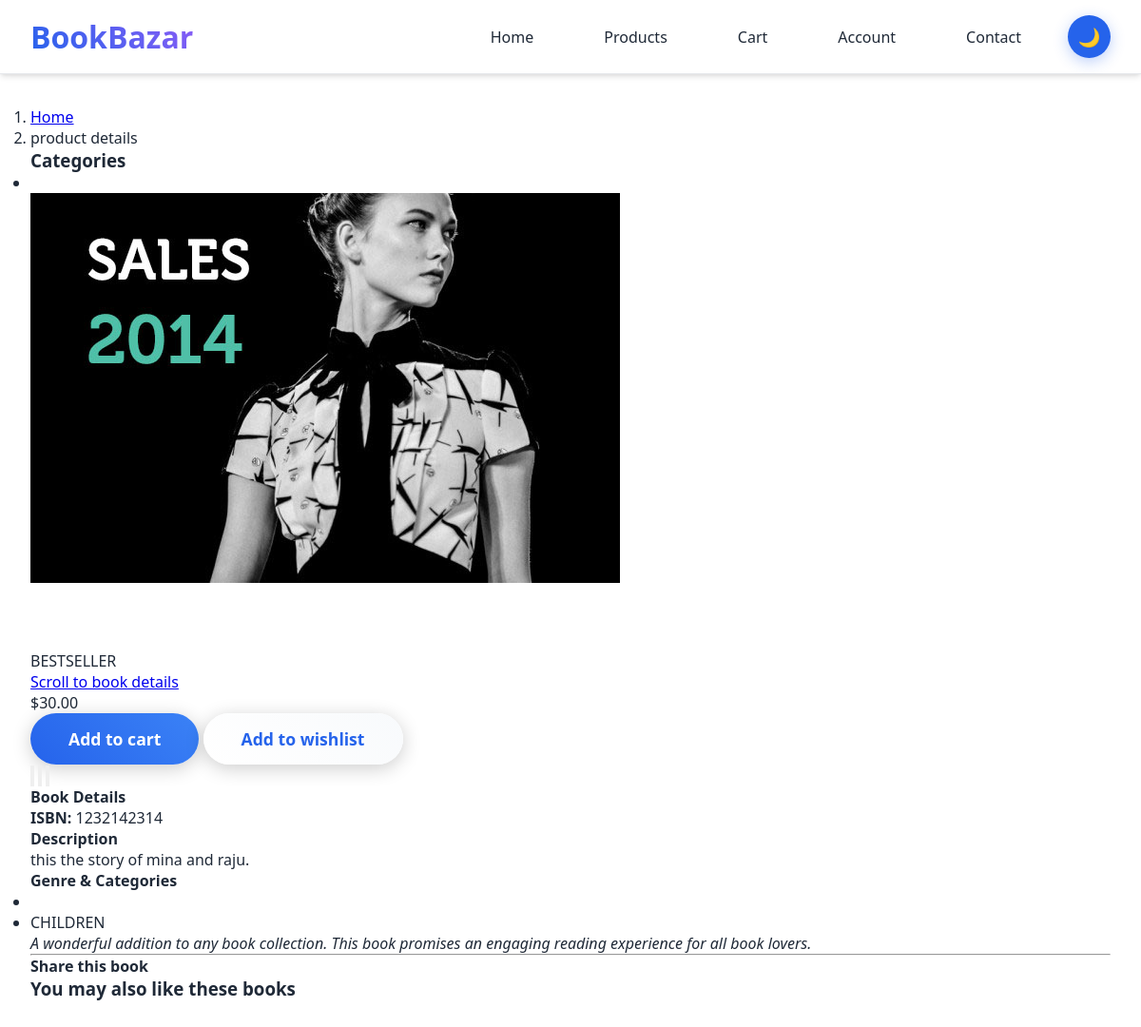
The page /eco/product/mina-and-raju/ on the database its author committed.
### eco/models.py (models this page shows, shortened)
class Book(models.Model):
    title = models.CharField(max_length=200)
    author = models.ForeignKey(Author, on_delete=models.SET_NULL, null=True, blank=True)
    additional_authors = models.CharField(max_length=200, blank=True, help_text="Other authors, separated by commas")
    isbn = models.CharField(max_length=13, blank=True, verbose_name="ISBN")
    isbn13 = models.CharField(max_length=17, blank=True, verbose_name="ISBN-13")
    category = TreeForeignKey(Category, related_name='books', on_delete=models.SET_NULL, null=True, blank=True)
    genre = models.CharField(max_length=20, choices=BOOK_GENRES, blank=True)
    format_type = models.CharField(max_length=10, choices=BOOK_FORMATS, default='PAPERBACK')
    condition = models.CharField(max_length=10, choices=BOOK_CONDITIONS, default='NEW')
    publisher = models.ForeignKey(Publisher, on_delete=models.SET_NULL, null=True, blank=True)
    publication_date = models.DateField(null=True, blank=True)
    edition = models.CharField(max_length=50, blank=True)
    pages = models.PositiveIntegerField(null=True, blank=True)
    language = models.CharField(max_length=50, default='English')
    price = models.DecimalField(max_digits=10, decimal_places=2)
    discount_price = models.DecimalField(max_digits=10, decimal_places=2, null=True, blank=True)
    label1 = models.CharField(choices=LABEL_CHOICES, max_length=1, blank=True)
    label2 = models.CharField(choices=LABEL_CHOICES, max_length=1, blank=True)
    label3 = models.CharField(choices=LABEL_CHOICES, max_length=1, blank=True)
    cover_image = models.ImageField(upload_to='book_covers/', blank=True, null=True, help_text="Main book cover image")
    additional_images = models.ImageField(upload_to='book_images/', blank=True, null=True, help_text="Additional book images")
    description = models.TextField()
    excerpt = models.TextField(blank=True, help_text="Short excerpt or first chapter")
    stock_quantity = models.PositiveIntegerField(default=0)
    is_available = models.BooleanField(default=True)
    slug = models.SlugField(unique=True)
    created_at = models.DateTimeField(auto_now_add=True)
    updated_at = models.DateTimeField(auto_now=True)
    class Meta:
        ordering = ['-created_at']
        verbose_name = "Book"
        verbose_name_plural = "Books"
    def get_add_to_cart_url(self):
        return reverse("eco:add-to-cart", kwargs={'slug': self.slug})
    def get_add_to_wish_url(self):
        return reverse("eco:add-to-wish", kwargs={'slug': self.slug})

### eco/views.py (the view)
# urls.py: path('product/<slug:slug>/', views.EcoDetail.as_view(), name='product-detail'),
class EcoDetail(DetailView):
    model = Book
    template_name = 'eco/detail.html'
    context_object_name = 'item'
    def get_context_data(self, **kwargs):
        context = super().get_context_data(**kwargs)
        context['category'] = Category.objects.all()
        context['related_items'] = Book.objects.filter(category=self.object.category).exclude(pk=self.object.pk)[:3]
        if self.request.user.is_authenticated:
            context['in_wishlist'] = Wishlist.objects.filter(
                user=self.request.user,
                book=self.object
            ).exists()
        else:
            context['in_wishlist'] = False
        return context

### eco/context_processors.py (called while the page is built, shortened)
def cart_count(request):
    cart_count = 0
    return {'cart_count': cart_count}

### templates/eco/detail.html (shortened to what this page needs)
{% extends "eco/base.html" %}
{% load static %}
{% load mptt_tags %}
{% block content %}
  <body>
    <div id="all">
      <div id="content">
        <div class="container">
          <div class="row">
            <div class="col-lg-12">
              <nav aria-label="breadcrumb">
                <ol class="breadcrumb">
                  <li class="breadcrumb-item"><a href="#">Home</a></li>
                  <li aria-current="page" class="breadcrumb-item active">product details</li>
                </ol>
              </nav>
            </div>
            <div class="col-lg-3">
              <div class="card sidebar-menu mb-4">
                <div class="card-header">
                  <h3 class="h4 card-title">Categories</h3>
                </div>
                <div class="card-body">
                  <ul class="nav nav-pills flex-column category-menu">
                    <li>
                  </li>
                  </ul>
                </div>
              </div>
              <div class="banner"><a href="#"><img src="{% static 'eco/img/banner.jpg' %}" alt="sales 2014" class="img-fluid"></a></div>
            </div>
            <div class="col-lg-9 order-1 order-lg-2">
              <div id="productMain" class="row">
                <div class="col-md-6">
                  <div data-slider-id="1" class="owl-carousel shop-detail-carousel">
                    <div class="item"> <img src="{{object.image.url}}" alt="" class="img-fluid"></div>
                    <div class="item"> <img src="{{object.image.url}}" alt="" class="img-fluid"></div>
                    <div class="item"> <img src="{{object.image.url}}" alt="" class="img-fluid"></div>
                  </div>
                  {% if object.label1 %}
                  <div class="ribbon sale">
                    <div class="theribbon">{{object.get_label1_display}}</div>
                  </div>
                  {% endif %}
                </div>
                <div class="col-md-6">
                  <div class="box">
                    <p class="goToDescription"><a href="#details" class="scroll-to">Scroll to book details</a></p>
                    <p class="price">${{object.price}}</p>
                    <p class="text-center buttons"><a href="{{ object.get_add_to_cart_url }}" class="btn btn-primary"> Add to cart</a>
                      <a href="{{ object.get_add_to_wish_url}}" class="btn btn-outline-primary"> Add to wishlist</a></p>
                  </div>
                  <div data-slider-id="1" class="owl-thumbs">
                    <button class="owl-thumb-item"><img src="{{object.image.url}}" alt="" class="img-fluid"></button>
                    <button class="owl-thumb-item"><img src="{{object.image.url}}" alt="" class="img-fluid"></button>
                    <button class="owl-thumb-item"><img src="{{object.image.url}}" alt="" class="img-fluid"></button>
                  </div>
                </div>
              </div>
              <div class="book-details box" id="details">
                <h4>Book Details</h4>
                {% if object.isbn %}
                <p><strong>ISBN:</strong> {{ object.isbn }}</p>
                {% endif %}
                <h4>Description</h4>
                <p>{{ object.description }}</p>
                <h4>Genre & Categories</h4>
                <ul>
                  <li>{{ object.category.name }}</li>
                  {% if object.genre %}
                  <li>{{ object.genre }}</li>
                  {% endif %}
                </ul>
                <blockquote>
                  <p><em>A wonderful addition to any book collection. This book promises an engaging reading experience for all book lovers.</em></p>
                </blockquote>
                <hr>
                <div class="social">
                  <h4>Share this book</h4>
                </div>
              </div>
              <div class="row same-height-row">
                <div class="col-md-3 col-sm-6">
                  <div class="box same-height">
                    <h3>You may also like these books</h3>
                  </div>
                </div>
              </div>
            </div>
          </div>
        </div>
      </div>
    </div>
  </body>
{% endblock content %}

### templates/eco/base.html (style rules this page uses)
:root { --primary: #2563eb; --primary-light: #3b82f6; --secondary: #10b981; --accent: #8b5cf6; --dark: #1f2937; --light: #ffffff; --gray-light: #f8fafc; --gray: #6b7280; --border: #e5e7eb; --bg-color: #ffffff; --text-color: #1f2937; --card-bg: #ffffff; --nav-bg: rgba(255, 255, 255, 0.95); --shadow: 0 4px 6px -1px rgba(0, 0, 0, 0.1), 0 2px 4px -1px rgba(0, 0, 0, 0.06); --shadow-lg: 0 20px 25px -5px rgba(0, 0, 0, 0.1), 0 10px 10px -5px rgba(0, 0, 0, 0.04); }
* { margin: 0; padding: 0; box-sizing: border-box; font-family: 'Segoe UI', system-ui, sans-serif; }
body { background: var(--bg-color); color: var(--text-color); min-height: 100vh; overflow-x: hidden; transition: all 0.3s ease; }
.btn { background: linear-gradient(45deg, var(--light), #f8fafc); border: none; padding: 15px 40px; border-radius: 30px; color: var(--primary); font-weight: 600; cursor: pointer; transition: all 0.3s ease; box-shadow: 0 4px 20px rgba(0, 0, 0, 0.2); font-size: 1.1rem; text-decoration: none; display: inline-block; }
.btn-primary { background: linear-gradient(45deg, var(--primary), var(--primary-light)); color: white; }

### rows shown on the page
Book: label1 "BESTSELLER", price "30.00", isbn "1232142314", description "this the story of mina and raju.", genre "CHILDREN"
